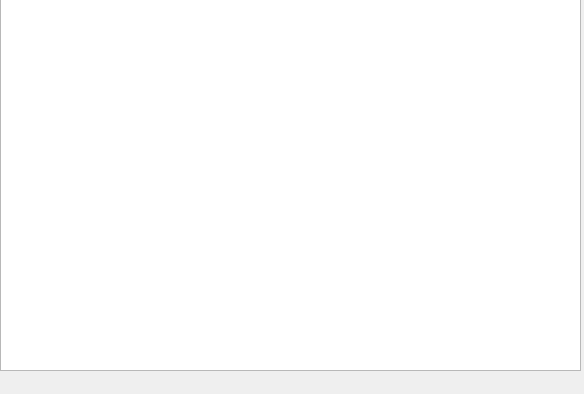
<?xml version="1.0" encoding="UTF-8"?>
<ui version="4.0">
 <class>NotebooksDialog</class>
 <widget class="QDockWidget" name="NotebooksDialog">
  <property name="geometry">
   <rect>
    <x>0</x>
    <y>0</y>
    <width>584</width>
    <height>394</height>
   </rect>
  </property>
  <property name="features">
   <set>QDockWidget::NoDockWidgetFeatures</set>
  </property>
  <property name="allowedAreas">
   <set>Qt::LeftDockWidgetArea</set>
  </property>
  <property name="windowTitle">
   <string>Notebooks</string>
  </property>
  <widget class="QWidget" name="dockWidgetContents">
   <widget class="QWidget" name="verticalLayoutWidget">
    <property name="geometry">
     <rect>
      <x>0</x>
      <y>-10</y>
      <width>581</width>
      <height>381</height>
     </rect>
    </property>
    <layout class="QVBoxLayout" name="verticalLayout">
     <item>
      <widget class="QTableWidget" name="tableNotebooks"/>
     </item>
    </layout>
   </widget>
  </widget>
 </widget>
 <resources/>
 <connections/>
</ui>
